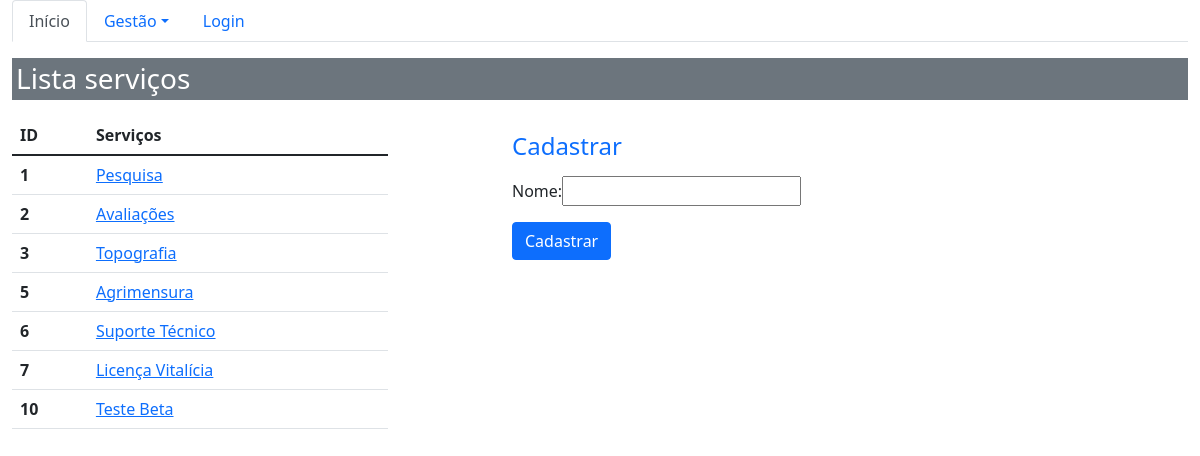
The page /sistema/finalidades/ on the database its author committed.
### core/models.py (models this page shows, shortened)
class Finalidade(models.Model):
    nome = models.CharField(max_length=20)

### core/views.py (the view)
# urls.py: path('finalidades/', lista_finalidades, name='core_lista_finalidades'),
def lista_finalidades(request):
    finalidade = Finalidade.objects.all()
    form = FinalidadeForm()
    data = {'finalidades': finalidade, 'forms':form}
    return render(request, 'core/lista_finalidades.html', data)

### core/forms.py
class FinalidadeForm(ModelForm):
    class Meta:
        model = Finalidade
        fields = '__all__'

### core/templates/core/lista_finalidades.html (shortened to what this page needs)
{%  extends 'base.html' %}
{% load bootstrap %}
{% block menu %}
    <ul class="nav nav-tabs">
      <li class="nav-item">
        <a class="nav-link active" aria-current="page" href="{% url 'core_home' %}">Início</a>
      </li>
      <li class="nav-item dropdown">
        <a class="nav-link dropdown-toggle" data-bs-toggle="dropdown" href="#" role="button" aria-expanded="false">Gestão</a>
      </li>
    {% if user.is_authenticated %}
         <li class="nav-item">
            <a class="nav-link disabled" href="">Olá {{ user }}!</a>
        </li>
        <li class="nav-item">
            <a class="nav-link" href="{% url 'logout' %}">Logout</a>
        </li>
    {% else %}
        <li class="nav-item">
            <a class="nav-link" href="{% url 'login' %}">Login</a>
        </li>
    {% endif %}
    </ul>
{% endblock %}
{% block main %}
 <div class="row">
                <div class="col-12">
                     <h3 class="p-1 mb-2 bg-secondary text-white">Lista serviços</h3>
                </div>
        </div>
     <div class="row">
        <div class="col-sm-4 table-responsive">
            <table class="table">
              <thead>
                <tr>
                  <th scope="col">ID</th>
                  <th scope="col">Serviços</th>
                </tr>
              </thead>
              <tbody>
                {% for finalidade in finalidades %}
                    <tr>
                      <th scope="row">{{ finalidade.id }}</th>
                      <td ><a href="{% url 'core_finalidade_update' finalidade.id %}"
                             class="link-primary"> {{ finalidade.nome }} </a></td>
                    </tr>
                {% endfor %}
              </tbody>
            </table>
        </div>
        <div class="col-sm-4 offset-md-1">
            <h4 class="text-primary"> Cadastrar</h4>
            <form action="{% url 'core_finalidade_novo' %}" method="POST">
                {{ forms|bootstrap }}
                <button type="submit" class="btn btn-primary">
                    Cadastrar</button>
            </form>
        </div>
     </div>
{% endblock %}

### rows shown on the page
Finalidade: id "1", nome "Pesquisa"
Finalidade: id "2", nome "Avaliações"
Finalidade: id "3", nome "Topografia"
Finalidade: id "5", nome "Agrimensura"
Finalidade: id "6", nome "Suporte Técnico"
Finalidade: id "7", nome "Licença Vitalícia"
Finalidade: id "10", nome "Teste Beta"
